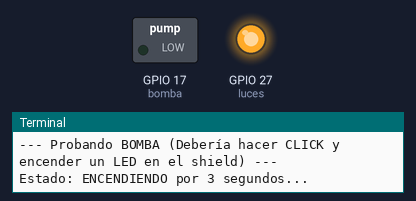
The program below on a simulated Raspberry Pi (BCM pin numbers). Shown: switched loads named in the program (green lamp = pin HIGH), output pins drawn as LEDs (lit = HIGH), the last lines printed to the terminal. Parts the program declares active-low are drawn by pin level, so they are really on while drawn off. At 7.0 s the program stops and its outputs stay as they are.

Above: at 0.1 s.
At 4.1 s:
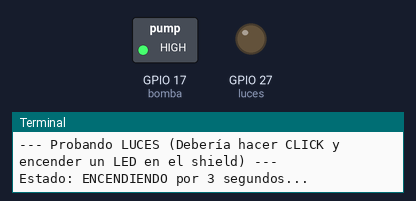
At 7.1 s:
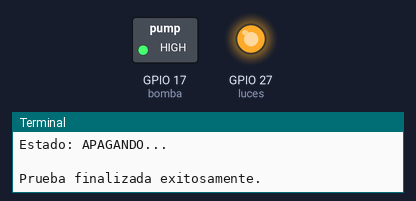
Timing chart, 0 to 8.5 s (numbered marks = the images above):
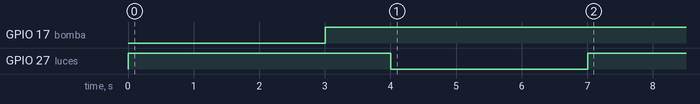

Measured:
- by itself, GPIO 17 (bomba): LOW → HIGH at 3.0 s
- by itself, GPIO 27 (luces): LOW → HIGH at 0.00 s, → LOW 4.0 s later, → HIGH 3.0 s later

The program:

prueba_reles.py
```python
import time
from gpiozero import OutputDevice

# Define los pines GPIO reales que vas a usar (Ajusta los números según tus cables)
PIN_BOMBA = 17   # GPIO17 (Pin físico 11)
PIN_LUCES = 27   # GPIO27 (Pin físico 13)

print("Inicializando actuadores con gpiozero...")

# active_high=False es CRUCIAL: Los relés de Arduino se encienden con nivel BAJO (0V)
# initial_value=False asegura que arranquen APAGADOS
bomba = OutputDevice(PIN_BOMBA, active_high=False, initial_value=False)
luces = OutputDevice(PIN_LUCES, active_high=False, initial_value=False)

try:
    print("\n--- Probando BOMBA (Debería hacer CLICK y encender un LED en el shield) ---")
    print("Estado: ENCENDIENDO por 3 segundos...")
    bomba.on()  # Activa el relé mandando un nivel bajo físico
    time.sleep(3)
    print("Estado: APAGANDO...")
    bomba.off() # Apaga el relé

    time.sleep(1)

    print("\n--- Probando LUCES (Debería hacer CLICK y encender un LED en el shield) ---")
    print("Estado: ENCENDIENDO por 3 segundos...")
    luces.on()
    time.sleep(3)
    print("Estado: APAGANDO...")
    luces.off()

    print("\nPrueba finalizada exitosamente.")

except KeyboardInterrupt:
    print("\nPrueba cancelada por el usuario.")
finally:
    bomba.close()
    luces.close()
```
